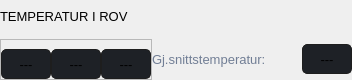
                                  <widget class="QFrame" name="rovTempContainer">
                                   <property name="minimumSize">
                                    <size>
                                     <width>250</width>
                                     <height>0</height>
                                    </size>
                                   </property>
                                   <property name="maximumSize">
                                    <size>
                                     <width>16777215</width>
                                     <height>80</height>
                                    </size>
                                   </property>
                                   <property name="frameShape">
                                    <enum>QFrame::NoFrame</enum>
                                   </property>
                                   <property name="frameShadow">
                                    <enum>QFrame::Raised</enum>
                                   </property>
                                   <layout class="QVBoxLayout" name="verticalLayout_17">
                                    <property name="leftMargin">
                                     <number>0</number>
                                    </property>
                                    <property name="topMargin">
                                     <number>0</number>
                                    </property>
                                    <property name="rightMargin">
                                     <number>0</number>
                                    </property>
                                    <property name="bottomMargin">
                                     <number>0</number>
                                    </property>
                                    <item>
                                     <widget class="QLabel" name="label_temp_ROV">
                                      <property name="maximumSize">
                                       <size>
                                        <width>16777215</width>
                                        <height>16777215</height>
                                       </size>
                                      </property>
                                      <property name="font">
                                       <font>
                                        <pointsize>10</pointsize>
                                        <italic>false</italic>
                                        <bold>false</bold>
                                       </font>
                                      </property>
                                      <property name="text">
                                       <string>TEMPERATUR I ROV</string>
                                      </property>
                                      <property name="textFormat">
                                       <enum>Qt::PlainText</enum>
                                      </property>
                                     </widget>
                                    </item>
                                    <item>
                                     <widget class="QFrame" name="rovTempContainer2">
                                      <property name="minimumSize">
                                       <size>
                                        <width>0</width>
                                        <height>0</height>
                                       </size>
                                      </property>
                                      <property name="maximumSize">
                                       <size>
                                        <width>420</width>
                                        <height>100</height>
                                       </size>
                                      </property>
                                      <property name="frameShape">
                                       <enum>QFrame::NoFrame</enum>
                                      </property>
                                      <property name="frameShadow">
                                       <enum>QFrame::Raised</enum>
                                      </property>
                                      <property name="lineWidth">
                                       <number>0</number>
                                      </property>
                                      <layout class="QHBoxLayout" name="horizontalLayout_14">
                                       <property name="spacing">
                                        <number>0</number>
                                       </property>
                                       <property name="leftMargin">
                                        <number>0</number>
                                       </property>
                                       <property name="topMargin">
                                        <number>0</number>
                                       </property>
                                       <property name="rightMargin">
                                        <number>0</number>
                                       </property>
                                       <property name="bottomMargin">
                                        <number>0</number>
                                       </property>
                                       <item>
                                        <widget class="QFrame" name="tempBtnContainer">
                                         <property name="maximumSize">
                                          <size>
                                           <width>200</width>
                                           <height>16777215</height>
                                          </size>
                                         </property>
                                         <property name="frameShape">
                                          <enum>QFrame::StyledPanel</enum>
                                         </property>
                                         <property name="frameShadow">
                                          <enum>QFrame::Raised</enum>
                                         </property>
                                         <layout class="QHBoxLayout" name="horizontalLayout_7">
                                          <property name="spacing">
                                           <number>0</number>
                                          </property>
                                          <property name="leftMargin">
                                           <number>0</number>
                                          </property>
                                          <property name="rightMargin">
                                           <number>0</number>
                                          </property>
                                          <property name="bottomMargin">
                                           <number>0</number>
                                          </property>
                                          <item>
                                           <widget class="QLabel" name="label_temp_ROV_1">
                                            <property name="minimumSize">
                                             <size>
                                              <width>50</width>
                                              <height>30</height>
                                             </size>
                                            </property>
                                            <property name="maximumSize">
                                             <size>
                                              <width>50</width>
                                              <height>30</height>
                                             </size>
                                            </property>
                                            <property name="font">
                                             <font>
                                              <pointsize>10</pointsize>
                                              <italic>false</italic>
                                              <bold>false</bold>
                                             </font>
                                            </property>
                                            <property name="styleSheet">
                                             <string notr="true">background-color: rgb(30, 33, 38); border-radius: 5px; border: 1px solid rgb(30, 30, 30);</string>
                                            </property>
                                            <property name="frameShape">
                                             <enum>QFrame::NoFrame</enum>
                                            </property>
                                            <property name="lineWidth">
                                             <number>0</number>
                                            </property>
                                            <property name="midLineWidth">
                                             <number>0</number>
                                            </property>
                                            <property name="text">
                                             <string>---</string>
                                            </property>
                                            <property name="alignment">
                                             <set>Qt::AlignCenter</set>
                                            </property>
                                           </widget>
                                          </item>
                                          <item>
                                           <widget class="QLabel" name="labe_temp_ROV_2">
                                            <property name="minimumSize">
                                             <size>
                                              <width>50</width>
                                              <height>30</height>
                                             </size>
                                            </property>
                                            <property name="maximumSize">
                                             <size>
                                              <width>50</width>
                                              <height>30</height>
                                             </size>
                                            </property>
                                            <property name="font">
                                             <font>
                                              <pointsize>10</pointsize>
                                              <italic>false</italic>
                                              <bold>false</bold>
                                             </font>
                                            </property>
                                            <property name="styleSheet">
                                             <string notr="true">background-color: rgb(30, 33, 38); border-radius: 5px; border: 1px solid rgb(30, 30, 30);</string>
                                            </property>
                                            <property name="frameShape">
                                             <enum>QFrame::NoFrame</enum>
                                            </property>
                                            <property name="lineWidth">
                                             <number>0</number>
                                            </property>
                                            <property name="midLineWidth">
                                             <number>0</number>
                                            </property>
                                            <property name="text">
                                             <string>---</string>
                                            </property>
                                            <property name="alignment">
                                             <set>Qt::AlignCenter</set>
                                            </property>
                                           </widget>
                                          </item>
                                          <item>
                                           <widget class="QLabel" name="label_temp_ROV_3">
                                            <property name="minimumSize">
                                             <size>
                                              <width>50</width>
                                              <height>30</height>
                                             </size>
                                            </property>
                                            <property name="maximumSize">
                                             <size>
                                              <width>50</width>
                                              <height>30</height>
                                             </size>
                                            </property>
                                            <property name="font">
                                             <font>
                                              <pointsize>10</pointsize>
                                              <italic>false</italic>
                                              <bold>false</bold>
                                             </font>
                                            </property>
                                            <property name="styleSheet">
                                             <string notr="true">background-color: rgb(30, 33, 38); border-radius: 5px; border: 1px solid rgb(30, 30, 30);</string>
                                            </property>
                                            <property name="frameShape">
                                             <enum>QFrame::NoFrame</enum>
                                            </property>
                                            <property name="lineWidth">
                                             <number>0</number>
                                            </property>
                                            <property name="midLineWidth">
                                             <number>0</number>
                                            </property>
                                            <property name="text">
                                             <string>---</string>
                                            </property>
                                            <property name="alignment">
                                             <set>Qt::AlignCenter</set>
                                            </property>
                                           </widget>
                                          </item>
                                         </layout>
                                        </widget>
                                       </item>
                                       <item>
                                        <widget class="QLabel" name="text_gjsnitttemp">
                                         <property name="minimumSize">
                                          <size>
                                           <width>150</width>
                                           <height>0</height>
                                          </size>
                                         </property>
                                         <property name="maximumSize">
                                          <size>
                                           <width>100</width>
                                           <height>16777215</height>
                                          </size>
                                         </property>
                                         <property name="font">
                                          <font>
                                           <pointsize>10</pointsize>
                                           <italic>false</italic>
                                           <bold>false</bold>
                                          </font>
                                         </property>
                                         <property name="styleSheet">
                                          <string notr="true">color: rgb(113, 126, 149);</string>
                                         </property>
                                         <property name="text">
                                          <string>Gj.snittstemperatur:</string>
                                         </property>
                                         <property name="textFormat">
                                          <enum>Qt::PlainText</enum>
                                         </property>
                                         <property name="alignment">
                                          <set>Qt::AlignLeading|Qt::AlignLeft|Qt::AlignVCenter</set>
                                         </property>
                                        </widget>
                                       </item>
                                       <item>
                                        <widget class="QLabel" name="label_gjsnitt_temp_ROV">
                                         <property name="minimumSize">
                                          <size>
                                           <width>50</width>
                                           <height>30</height>
                                          </size>
                                         </property>
                                         <property name="maximumSize">
                                          <size>
                                           <width>50</width>
                                           <height>30</height>
                                          </size>
                                         </property>
                                         <property name="font">
                                          <font>
                                           <pointsize>10</pointsize>
                                           <italic>false</italic>
                                           <bold>false</bold>
                                          </font>
                                         </property>
                                         <property name="styleSheet">
                                          <string notr="true">background-color: rgb(30, 33, 38); border-radius: 5px; border: 1px solid rgb(30, 30, 30);</string>
                                         </property>
                                         <property name="frameShape">
                                          <enum>QFrame::NoFrame</enum>
                                         </property>
                                         <property name="lineWidth">
                                          <number>0</number>
                                         </property>
                                         <property name="midLineWidth">
                                          <number>0</number>
                                         </property>
                                         <property name="text">
                                          <string>---</string>
                                         </property>
                                         <property name="alignment">
                                          <set>Qt::AlignCenter</set>
                                         </property>
                                        </widget>
                                       </item>
                                      </layout>
                                     </widget>
                                    </item>
                                   </layout>
                                  </widget>
